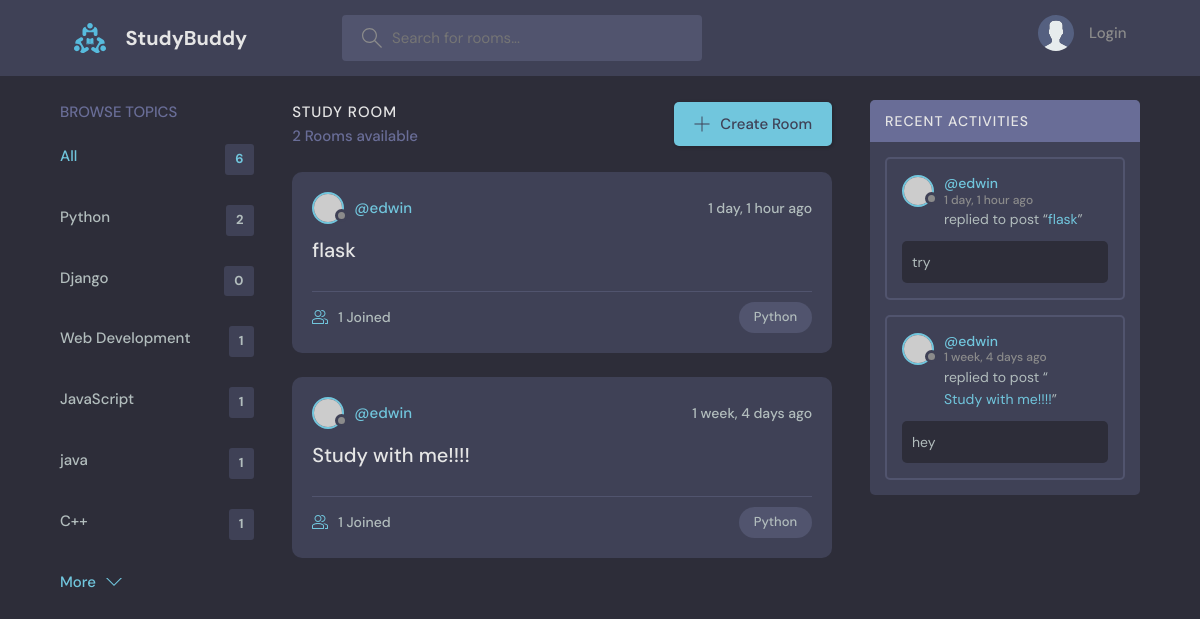
Page /?q=Python on the committed database.
### base/models.py (models this page shows, shortened)
class Topic(models.Model):
    name = models.CharField(max_length=200)

class Room(models.Model):
    host = models.ForeignKey(User, on_delete=models.SET_NULL, null=True)
    topic = models.ForeignKey(Topic, on_delete=models.SET_NULL, null=True)
    name =  models.CharField(max_length=200)
    description = models.TextField(null=True, blank=True)
    participants = models.ManyToManyField(
        User, related_name='participants', blank=True)
    updated = models.DateTimeField(auto_now=True)
    created = models.DateTimeField(auto_now_add=True)
    class Meta:
        ordering = ['-updated', '-created']
    def __str__(self):
        return self.name

class Message(models.Model):
    user = models.ForeignKey(User, on_delete=models.CASCADE)
    room = models.ForeignKey(Room, on_delete=models.CASCADE)
    body = models.TextField()
    updated = models.DateTimeField(auto_now=True)
    created = models.DateTimeField(auto_now_add=True)
    class Meta:
        ordering = ['-updated', '-created']

### base/views.py (the view)
# urls.py: path("", views.home, name="home"),
def home(request):
    q = request.GET.get('q') if request.GET.get('q') != None else ''
    rooms = Room.objects.filter(
        Q(topic__name__icontains=q) |
        Q(name__icontains=q) |
        Q(description__icontains=q)
        )
    topics = Topic.objects.all()
    room_count = rooms.count()
    room_messages = Message.objects.filter(Q(room__topic__name__icontains=q))
    context = {'rooms': rooms, 'topics':topics,
               'room_count': room_count, 'room_messages':room_messages}
    return render(request, "base/home.html", context)

### base/templates/base/home.html (shortened to what this page needs)
{% extends "main.html" %}
{% block content %}
<main class="layout layout--3">
  <div class="container">
    {% include "base/topics_component.html" %}
    <div class="roomList">
      <div class="roomList__header">
        <div>
          <h2>Study Room</h2>
          <p>{{room_count}} Rooms available</p>
        </div>
        <a class="btn btn--main" href="{% url 'create-room' %}">
          <svg version="1.1" xmlns="http://www.w3.org/2000/svg" width="32" height="32" viewBox="0 0 32 32">
            <title>add</title>
            <path
              d="M16.943 0.943h-1.885v14.115h-14.115v1.885h14.115v14.115h1.885v-14.115h14.115v-1.885h-14.115v-14.115z"
            ></path>
          </svg>
          Create Room
        </a>
      </div>
      {% include "base/feed_component.html" %}
    </div>
    {% include "base/activity_component.html" %}
  </div>
</main>
{% endblock %}

### base/templates/base/topics_component.html
<div class="topics">
    <div class="topics__header">
      <h2>Browse Topics</h2>
    </div>
    <ul class="topics__list">
      <li>
        <a href="{% url "home" %}" class="active">All <span>{{topics.count}}</span></a>
      </li>
      {% for topic in topics %}
      <li>
        <a href="{% url "home" %}?q={{topic.name}}">{{topic.name}} <span>{{topic.room_set.all.count}}</span></a>
      </li>
      {% endfor %}
    </ul>
    <a class="btn btn--link" href="topics.html">
      More
      <svg version="1.1" xmlns="http://www.w3.org/2000/svg" width="32" height="32" viewBox="0 0 32 32">
        <title>chevron-down</title>
        <path d="M16 21l-13-13h-3l16 16 16-16h-3l-13 13z"></path>
      </svg>
    </a>
</div>

### base/templates/base/feed_component.html (shortened to what this page needs)
{% for room in rooms %}
<div class="roomListRoom">
    <div class="roomListRoom__header">
      <a href="{% url 'user-profile' room.host.id %}" class="roomListRoom__author">
        <div class="avatar avatar--small">
          <img src="https://randomuser.me/api/portraits/women/11.jpg" />
        </div>
        <span>@{{room.host.username}}</span>
      </a>
      <div class="roomListRoom__actions">
        <span>{{room.created|timesince}} ago</span>
      </div>
    </div>
    <div class="roomListRoom__content">
      <a href="{% url 'room' room.id %}">{{room.name}}</a>
    </div>
    <div class="roomListRoom__meta">
      <a href="{% url 'room' room.id %}" class="roomListRoom__joined">
        {{room.participants.all.count}} Joined
      </a>
      <p class="roomListRoom__topic">{{room.topic.name}}</p>
    </div>
</div>
{% endfor %}

### base/templates/base/activity_component.html (shortened to what this page needs)
<div class="activities">
    <div class="activities__header">
      <h2>Recent Activities</h2>
    </div>
    {% for message in room_messages %}
    <div class="activities__box">
      <div class="activities__boxHeader roomListRoom__header">
        <a href="{% url "user-profile" message.user.id %}" class="roomListRoom__author">
          <div class="avatar avatar--small">
            <img src="https://randomuser.me/api/portraits/women/11.jpg" />
          </div>
          <p>
            @{{message.user}}
            <span>{{message.created|timesince}} ago</span>
          </p>
        </a>
      </div>
      <div class="activities__boxContent">
        <p>replied to post “<a href="{% url 'room' message.room.id %}">{{message.room}}</a>”</p>
        <div class="activities__boxRoomContent">
          {{message.body}}
        </div>
      </div>
    </div>
    {% endfor %}
  </div>

### rows in the picture
Topic: name "Python", room_set.all.count "2"
Topic: name "Django", room_set.all.count "0"
Topic: name "Web Development", room_set.all.count "1"
Topic: name "JavaScript", room_set.all.count "1"
Topic: name "java", room_set.all.count "1"
Topic: name "C++", room_set.all.count "1"
Room: host.username "edwin", created "1 day, 1 hour", name "flask", participants.all.count "1", topic.name "Python"
Room: host.username "edwin", created "1 week, 4 days", name "Study with me!!!!", participants.all.count "1", topic.name "Python"
Message: user "edwin", created "1 day, 1 hour", room "flask", body "try"
Message: user "edwin", created "1 week, 4 days", room "Study with me!!!!", body "hey"

### other values in the picture
{{ topics.count }} "6"
{{ room_count }} "2"
